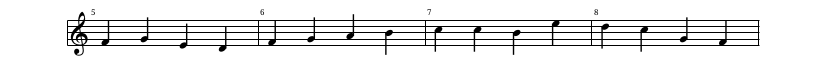
#> input picture images/portee_01.png, 825 x 72 px
$ python serie1.py ../images/portee_01.png
#> lines starting #> are read from the running program, lines starting #| are printed output that depends on the picture; after the words box and inside, x2 and y2 are one past the last pixel; in counts of white or black regions, pixels touching at a corner belong together
#> in showImage, img is the input picture: shape (72, 825, 3); min 0, max 255, mean 235.1

import cv2
import matplotlib.pyplot as plt
import math
import numpy as np


def histogram(image):
    # initialize histogram infographics
    plt.xlabel('Color Value [0 - 255]')
    plt.ylabel('Number of Pixels')
    plt.title('Color appearances')
    # initialize image information
    try:
        img = cv2.imread(image)
        # set image type to RGB instead of BGR(default)
        rgbimg = cv2.cvtColor(img, cv2.COLOR_BGR2RGB)
    except cv2.error:
        print("Image file not found!")

    # initialize histogram data using auto-generated (img.ravel()) data
    color = ('r', 'g', 'b')
    for i, col in enumerate(color):
        # generates histogram for each color r g b
        histr = cv2.calcHist([rgbimg], [i], None, [256], [0, 256])
        print(i, col)
        plt.plot(histr, color=col)
    plt.xlim([0, 256])  # set x axis range
    plt.grid(True)
    plt.show()


def imgToBinaryGreyScale(img):
    img_gray = cv2.cvtColor(img, cv2.COLOR_RGB2GRAY)  # convert to grayscale
    ret, thresh = cv2.threshold(img_gray, 127, 255, cv2.THRESH_BINARY)
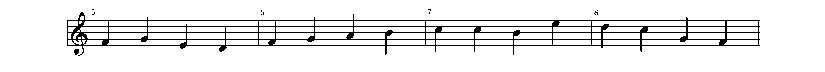
#> thresh: shape (72, 825); 92.2% white; black in thin lines or dots, all inside (x1, y1, x2, y2) = (67, 9, 760, 56)
    return thresh


def imgBinaryVerticalHist(img):
    height, width = img.shape
#> height = 72; width = 825
    hist = [0] * height
#> hist = 72 values from 0 to 0

    s = 0
    while s < width * height:
        hist[math.floor(s/width)] += 1 - img.item(s) / 255
        print(img.item(s) / 255)
        s += 1
#> this loop made 59400 passes
#| 1.0
#| 1.0
#| 1.0
#| 1.0
#| 1.0
#| 1.0
#| 1.0
#| 1.0
#> (further printed lines are left out)
#> after the loop, hist = 72 values, max 693 at index 20, min 0 at index 0, mean 64.24; s = 59400

    return hist


def imgBinaryHorizontalHist(img):
    pass


def showImage(image):
    try:
        img = cv2.imread(image)
        binary = imgToBinaryGreyScale(img)
        hist = imgBinaryVerticalHist(binary)
        print(hist)
        cv2.imshow(image, binary)
    except cv2.error:
        print("Image file not found!")

    cv2.waitKey(0)
    cv2.destroyAllWindows()


def main(image):
    showImage(image)  # shows A SINGLE image in grayscale exercise 1
    # histogram(image)  # generates color histogram for image exercise 2


if __name__ == '__main__':
    image = "../images/portee_01.png"  # sys.argv[1]
    main(image)
    cv2.waitKey(0)
    cv2.destroyAllWindows()

$ run again, with images/partition.png copied over images/portee_01.png
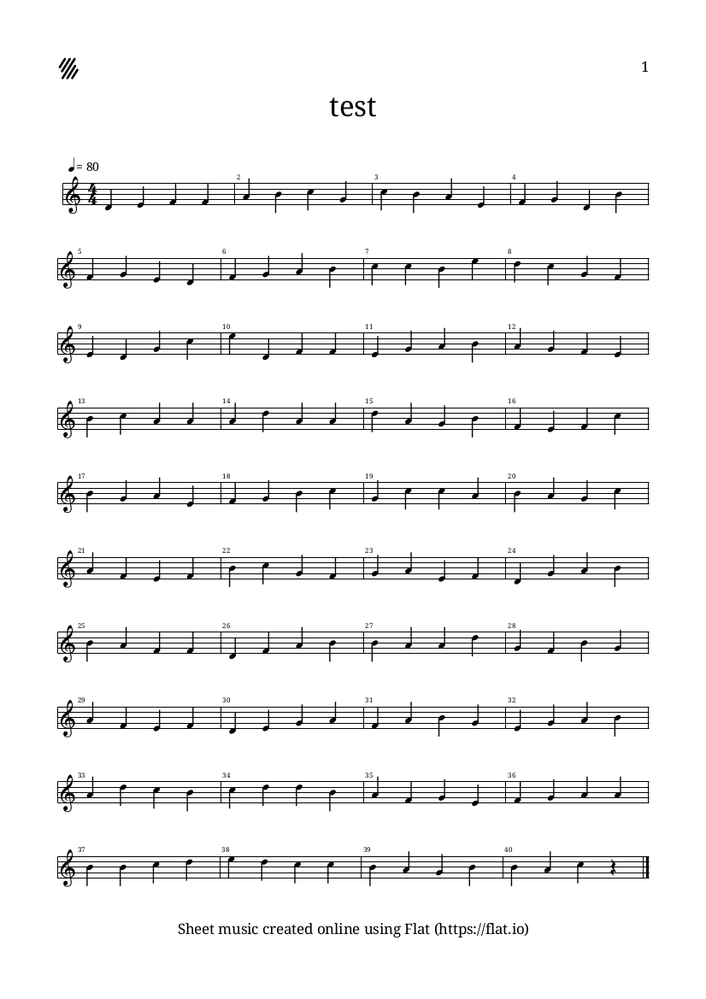
#> input picture images/partition.png, 706 x 999 px, shrunk from 826 x 1169 before the run
#> in showImage, img is the input picture: shape (999, 706, 3); min 0, max 255, mean 240.5
#> in imgToBinaryGreyScale, `ret, thresh = cv2.threshold(img_gray, 127, 255, cv2.THRESH_BINARY)`:
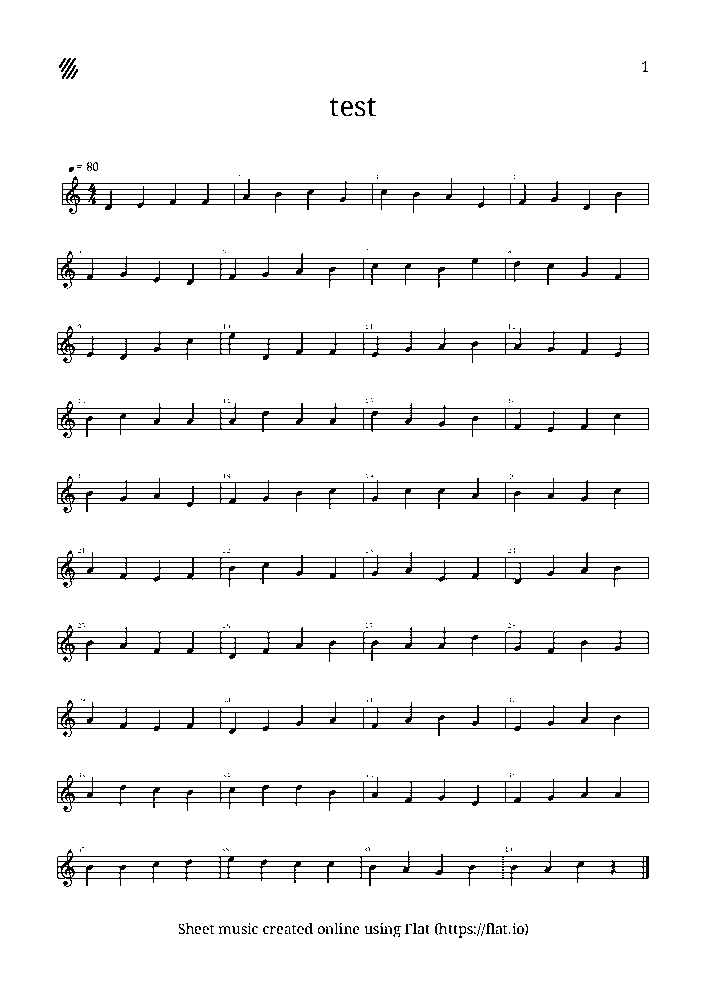
#> thresh: shape (999, 706); 94.3% white; black in thin lines or dots, all inside (x1, y1, x2, y2) = (57, 58, 649, 938)
#> the loop in imgBinaryVerticalHist, `while s < width * height:` made 705294 passes
#| 1.0
#| 1.0
#| 1.0
#| 1.0
#| 1.0
#> (further printed lines are left out)
#> after the loop in imgBinaryVerticalHist, `while s < width * height:`: hist = 999 values, max 592 at index 258, min 0 at index 0, mean 40.43; s = 705294
